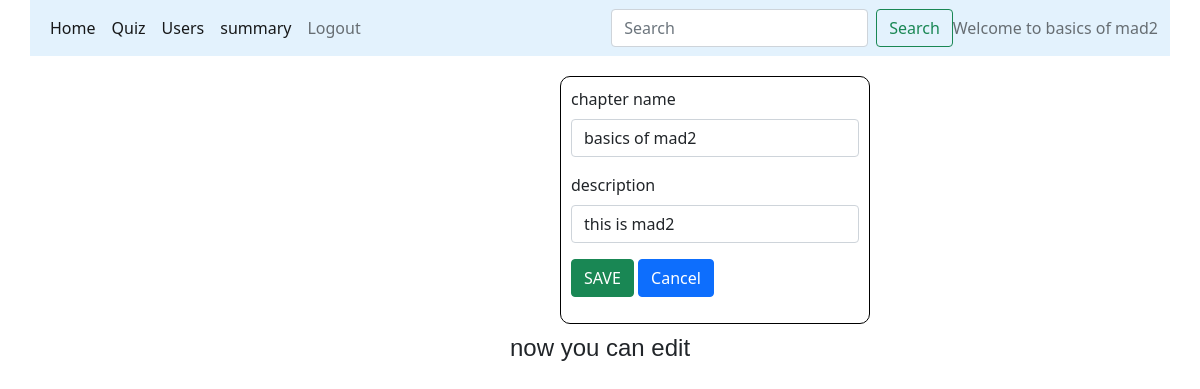
Screenshot of /edit/1/1/basics of mad2 with the database file from the repository.
### models/database.py (models this page shows)
class Chapters(db.Model):
    __tablename__="Chapters"
    id=db.Column(db.Integer, primary_key=True, autoincrement=True,unique=True)
    name=db.Column(db.String(100), nullable=False)
    description=db.Column(db.String(100), nullable=False)
    subject_id=db.Column(db.Integer, db.ForeignKey("Subjects.id", ondelete="CASCADE"), nullable=False)
    quiz=db.relationship('Quizzes', backref="Chapters", cascade="all, delete-orphan")

### controllers/main.py (the view, shortened to what this page needs)
@app.route("/edit/<subject_id>/<chapter_id>/<name>" ,methods=["GET","POST"])
def edit_chapter(subject_id,chapter_id,name):
    chr=Chapters.query.filter_by(id=chapter_id).first()
    return render_template('edit_chapter.html',msg="now you can edit",name=name, chr=chr)

### templates/edit_chapter.html
{%extends "admin_layout.html"%}
{%block content%}
<div class="my_form">
    <form action="#" method="POST">
      <div class="mb-3">
        <label for="new_chapter" class="form-label">chapter name</label>
        <input type="text" class="form-control" id="new_chapter" name="new_chapter" value="{{chr.name}}">
      </div>
      <div class="mb-3">
        <label for="description" class="form-label">description</label>
        <input type="text" class="form-control" id="desc" name="desc" value="{{chr.description}}" >
      </div>
      <div class="mb-3">
        <button type="submit" class="btn btn-success">SAVE</button>
        <a class="btn btn-primary" href="/admin_dashboard/{{name}}" role="button">Cancel</a>
      </div>
    </form>
</div>
{%endblock%}

### templates/admin_layout.html (shortened to what this page needs)
<!DOCTYPE html>
<html>
<head>
    <link rel="stylesheet" href="\static\main.css">
    <link href="https://cdn.jsdelivr.net/npm/bootstrap@5.0.2/dist/css/bootstrap.min.css" rel="stylesheet">
</head>
<body>
  <div style="width: 95%; margin-left: 30px;">
    <nav class="navbar navbar-expand-lg navbar-light" style="background-color: #e3f2fd;">
      <div class="container-fluid">
        <div class="collapse navbar-collapse" id="navbarText">
          <ul class="navbar-nav me-auto mb-2 mb-lg-0">
            <li class="nav-item">
              <a class="nav-link active" aria-current="page" href="/admin_dashboard/{{name}}">Home</a>
            </li>
            <li class="nav-item">
              <a class="nav-link active" aria-current="page" href="/quiz_management/{{name}}">Quiz</a>
            </li>
            <li class="nav-item">
              <a class="nav-link active" aria-current="page" href="/users/{{name}}">Users</a>
            </li>
            <li class="nav-item">
              <a class="nav-link active" aria-current="page" href="/admin_summary/{{name}}">summary</a>
            </li>
            <li class="nav-item">
              <a class="nav-link" href="/login">Logout</a>
            </li>
          </ul>
          <form class="d-flex" method="POST" action="/search/{{name}}">
            <input class="form-control me-2" type="search" placeholder="Search" aria-label="Search" name="admin_search" id="admin_search">
            <button class="btn btn-outline-success" type="submit">Search</button>
          </form>
          <span class="navbar-text">
            Welcome to {{name}}
          </span>
        </div>
      </div>
    </nav>
    {%block content%}{%endblock%}
    <div class="center">
      <h4>{{msg}}</h4>
    </div>
  </div>
</body>
</html>

### static/main.css (style rules this page uses)
* { margin: 0px; }
.my_form { border: 1px solid black; width: 310px; height: auto; margin: 10px; margin-top: 20px; padding: 10px; margin-left: 530px; border-radius: 10px; text-align: justify; }
.center { text-align: center; font: 1em sans-serif; margin-top: 10px; }

### rows the page displays
Chapters: name "basics of mad2", new_chapter "basics of mad2", desc "this is mad2"

### other values shown
{{ msg }} "now you can edit"
